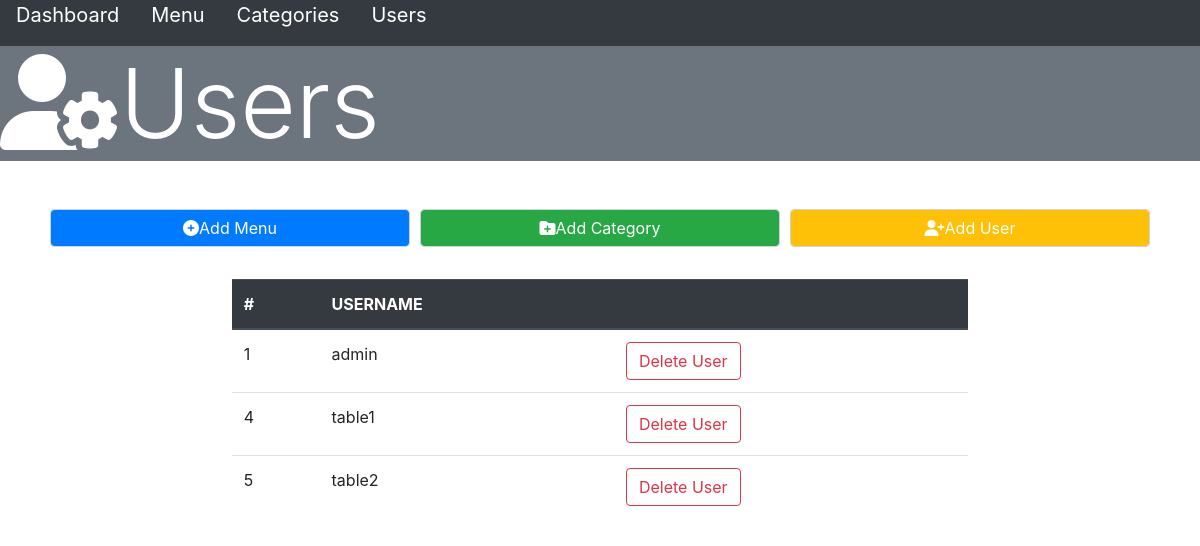
Page /UI/userList.php on the earlier database version.
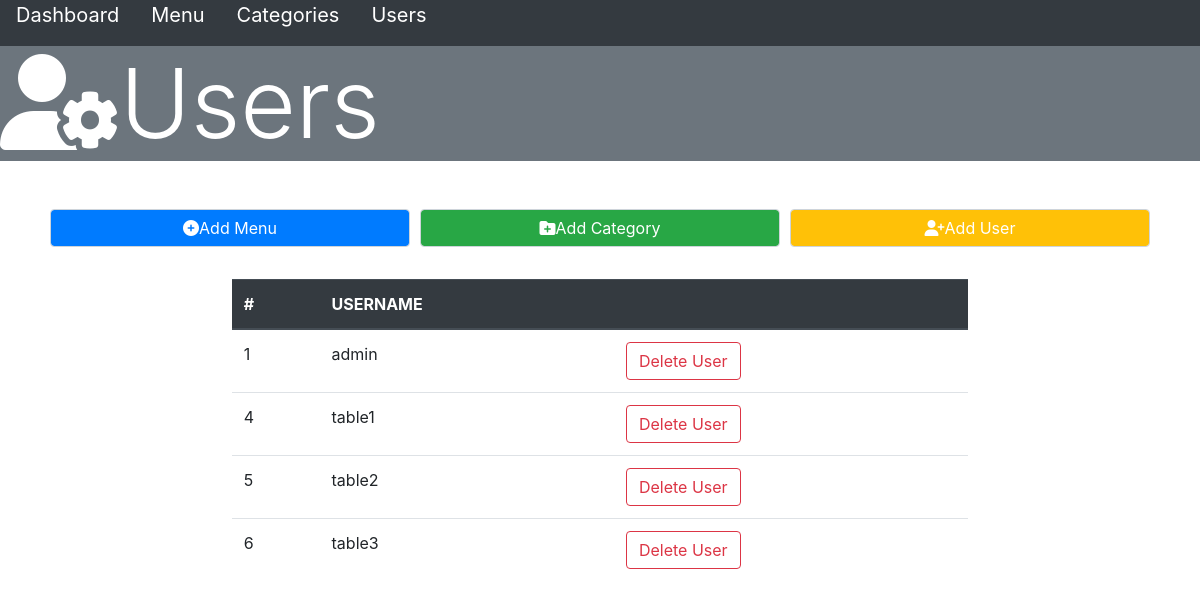
Same page on the later database version.
### tables this page shows
CREATE TABLE `accounts` (
  `account_id` int(11) NOT NULL,
  `username` varchar(50) NOT NULL,
  `password` varchar(50) NOT NULL,
  `status` varchar(1) NOT NULL DEFAULT 'U'
);

### class/database.php (called while the page is built, shortened)
<?php
    class Database{
        private $servername = "localhost";
        private $db_username = "root";
        private $db_password = "";
        private $database = "my_portfolio";
        public function __construct(){
            $this->conn = new mysqli($this->servername,$this->db_username,$this->db_password,$this->database);
            return $this->conn;
        }
    }
?>

### userAction.php (called while the page is built, shortened)
<?php
    require_once 'class/users.php';
    $user = new Users();
?>

### class/users.php (called while the page is built, shortened)
<?php
    require_once 'database.php';
    class Users extends Database{
        public function displayUser(){
            $sql = "SELECT * FROM accounts";
            $result = $this->conn->query($sql);
            $rows = array();
            if($result->num_rows > 0){
                while($row = $result->fetch_assoc()){
                    $rows[] = $row;
                }
                return $rows;
            }
        }
    }
?>

### UI/userList.php (the view)
<?php
    include 'adminheader.php';
?>
<div class="container-fluid m-0 p-0">
                    <h1 class="display-1 bg-secondary text-white"><i class="fas fa-user-cog"></i>Users</h1>
    </div>
    <div class="container">
                <div class="form-row mx-auto mt-5">
                    <div class="form-group col-md-4">
                        <a href="addMenu.php"><p class="form-control text-center bg-primary text-white"><i class="fas fa-plus-circle"></i>Add Menu</p></a>
                    </div>
                    <div class="form-group col-md-4">
                        <a href="addCategory.php"><p class="form-control text-center bg-success text-white"><i class="fas fa-folder-plus"></i>Add Category</p></a>
                    </div>
                    <div class="form-group col-md-4">
                        <a href="register.php"><p class="form-control text-center bg-warning text-white"><i class="fas fa-user-plus"></i>Add User</p></a>
                    </div>
                </div>
    </div>
    <div class="container">
        <div class="form-row d-flex justify-content-center">
            <div class="form-group col-md-8">
            <table class="table table-hover">
                <thead class="thead thead-dark text-uppercase">
                    <th>#</th>
                    <th>Username</th>
                    <th></th>
                </thead>
                <tbody>
                    <?php
                         $userList = $user->displayUser();
                         foreach($userList as $all_user){
                            $account_id = $all_user['account_id'];
                        echo "
                            <tr>
                                <td>".$all_user['account_id']."</td>
                                <td>".$all_user['username']."</td>
                                <td><a href='deleteUser.php?account_id=$account_id' role='button' class='btn btn-outline-danger'>Delete User</a></td>
                            </tr>
                        ";
                         }
                    ?>
                </tbody>
            </table>
            </div>
</body>
</html>

Differences in the rows shown:
added accounts: account_id "6", username "table3"
